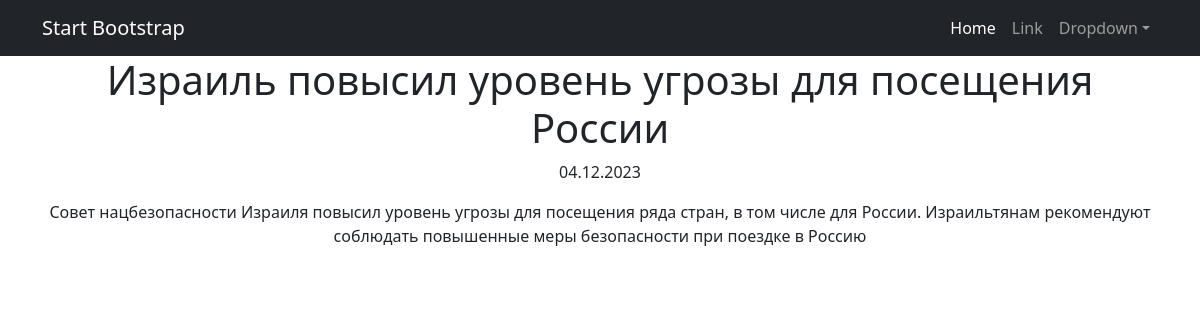
Screenshot of /news/7 with the database file from the repository.
### news/models.py (models this page shows, shortened)
class Post(models.Model):
    article = 'AR'
    news = 'NE'
    POSITIONS = [
        (article, 'Статья'),
        (news, 'Новость')
    ]
    author = models.ForeignKey(Author, on_delete=models.CASCADE)
    post_type = models.CharField(max_length=2, choices=POSITIONS, default=article)
    created_at = models.DateTimeField(auto_now_add=True)
    title = models.CharField(max_length=255)
    text = models.TextField()
    rating = models.IntegerField(default=0)
    category = models.ManyToManyField(Category, through='PostCategory')

### news/views.py (the view)
# urls.py: path('<int:pk>', PostsDetail.as_view(), name='post_detail'),
class PostsDetail(DetailView):
    model = Post
    template_name = 'flatpages/post.html'
    context_object_name = 'post'
    def get_queryset(self):
        queryset = super(PostsDetail, self).get_queryset().select_related('author')
        return queryset
    def get_object(self, *args, **kwargs):
        obj = cache.get(f'post-{self.kwargs["pk"]}', None)
        if not obj:
            obj = super().get_object(queryset=self.queryset)
            cache.set(f'post-{self.kwargs["pk"]}', obj)
        return obj

### templates/flatpages/post.html (shortened to what this page needs)
{% extends 'flatpages/default.html' %}
{% load custom_filters %}
{% block content %}
<h1>{{ post.title }}</h1>
<p>{{ post.created_at|date:"d.m.Y" }}</p>
<p>{{ post.text }}</p>
{% endblock content %}

### rows the page displays
Post: title "Израиль повысил уровень угрозы для посещения России", created_at "04.12.2023", text "Совет нацбезопасности Израиля повысил уровень угрозы для посещения ряда стран, в том числе для России. Израильтянам рекомендуют соблюдать повышенные меры безопасности при поездке в Россию"
